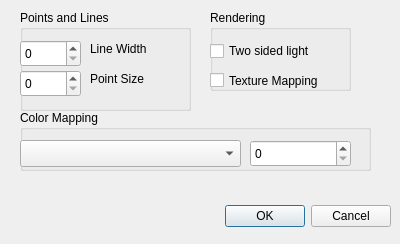
<?xml version="1.0" encoding="UTF-8"?>
<ui version="4.0">
 <class>RenderingDialogUI</class>
 <widget class="QDialog" name="RenderingDialogUI">
  <property name="geometry">
   <rect>
    <x>0</x>
    <y>0</y>
    <width>400</width>
    <height>244</height>
   </rect>
  </property>
  <property name="windowTitle">
   <string>Dialog</string>
  </property>
  <widget class="QDialogButtonBox" name="buttonBox">
   <property name="geometry">
    <rect>
     <x>50</x>
     <y>200</y>
     <width>341</width>
     <height>32</height>
    </rect>
   </property>
   <property name="orientation">
    <enum>Qt::Horizontal</enum>
   </property>
   <property name="standardButtons">
    <set>QDialogButtonBox::Cancel|QDialogButtonBox::Ok</set>
   </property>
  </widget>
  <widget class="QGroupBox" name="groupBox_2">
   <property name="geometry">
    <rect>
     <x>20</x>
     <y>110</y>
     <width>351</width>
     <height>61</height>
    </rect>
   </property>
   <property name="title">
    <string>Color Mapping</string>
   </property>
   <widget class="QComboBox" name="comboBox">
    <property name="geometry">
     <rect>
      <x>0</x>
      <y>30</y>
      <width>221</width>
      <height>27</height>
     </rect>
    </property>
   </widget>
   <widget class="QLabel" name="label_3">
    <property name="geometry">
     <rect>
      <x>0</x>
      <y>20</y>
      <width>121</width>
      <height>17</height>
     </rect>
    </property>
    <property name="text">
     <string/>
    </property>
   </widget>
   <widget class="QSpinBox" name="spinBoxBuckets">
    <property name="geometry">
     <rect>
      <x>230</x>
      <y>30</y>
      <width>101</width>
      <height>27</height>
     </rect>
    </property>
    <property name="layoutDirection">
     <enum>Qt::LeftToRight</enum>
    </property>
   </widget>
  </widget>
  <widget class="QGroupBox" name="groupBox_3">
   <property name="geometry">
    <rect>
     <x>210</x>
     <y>10</y>
     <width>141</width>
     <height>81</height>
    </rect>
   </property>
   <property name="title">
    <string>Rendering</string>
   </property>
   <widget class="QCheckBox" name="checkBoxTwoSided">
    <property name="geometry">
     <rect>
      <x>0</x>
      <y>30</y>
      <width>131</width>
      <height>22</height>
     </rect>
    </property>
    <property name="text">
     <string>Two sided light</string>
    </property>
   </widget>
   <widget class="QCheckBox" name="checkBox">
    <property name="geometry">
     <rect>
      <x>0</x>
      <y>50</y>
      <width>141</width>
      <height>41</height>
     </rect>
    </property>
    <property name="text">
     <string>Texture Mapping</string>
    </property>
   </widget>
  </widget>
  <widget class="QGroupBox" name="groupBox">
   <property name="geometry">
    <rect>
     <x>20</x>
     <y>10</y>
     <width>171</width>
     <height>101</height>
    </rect>
   </property>
   <property name="title">
    <string>Points and Lines</string>
   </property>
   <widget class="QSpinBox" name="spinBoxLineWidth">
    <property name="geometry">
     <rect>
      <x>0</x>
      <y>30</y>
      <width>61</width>
      <height>27</height>
     </rect>
    </property>
   </widget>
   <widget class="QSpinBox" name="spinBoxPointSize">
    <property name="geometry">
     <rect>
      <x>0</x>
      <y>60</y>
      <width>61</width>
      <height>27</height>
     </rect>
    </property>
   </widget>
   <widget class="QLabel" name="label">
    <property name="geometry">
     <rect>
      <x>70</x>
      <y>60</y>
      <width>81</width>
      <height>17</height>
     </rect>
    </property>
    <property name="text">
     <string>Point Size</string>
    </property>
   </widget>
   <widget class="QLabel" name="label_2">
    <property name="geometry">
     <rect>
      <x>70</x>
      <y>30</y>
      <width>81</width>
      <height>17</height>
     </rect>
    </property>
    <property name="text">
     <string>Line Width</string>
    </property>
   </widget>
  </widget>
 </widget>
 <resources/>
 <connections>
  <connection>
   <sender>buttonBox</sender>
   <signal>accepted()</signal>
   <receiver>RenderingDialogUI</receiver>
   <slot>accept()</slot>
   <hints>
    <hint type="sourcelabel">
     <x>248</x>
     <y>254</y>
    </hint>
    <hint type="destinationlabel">
     <x>157</x>
     <y>274</y>
    </hint>
   </hints>
  </connection>
  <connection>
   <sender>buttonBox</sender>
   <signal>rejected()</signal>
   <receiver>RenderingDialogUI</receiver>
   <slot>reject()</slot>
   <hints>
    <hint type="sourcelabel">
     <x>316</x>
     <y>260</y>
    </hint>
    <hint type="destinationlabel">
     <x>286</x>
     <y>274</y>
    </hint>
   </hints>
  </connection>
 </connections>
</ui>
